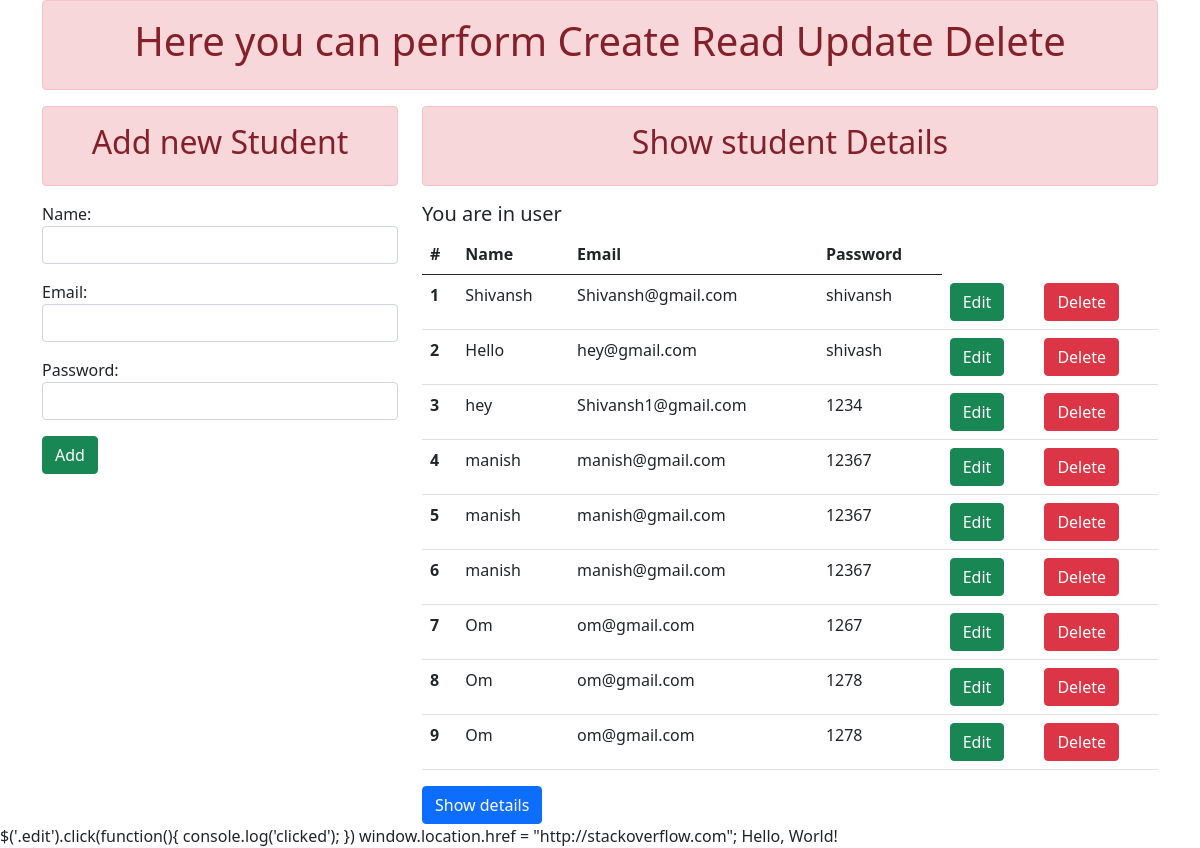
The page / on the database its author committed.
### enroll/models.py (models this page shows)
class User(models.Model):
    id =models.AutoField(primary_key=True)
    name=models.CharField(max_length=70)
    email=models.EmailField(max_length=80)
    password=models.CharField(max_length=90)

### enroll/views.py (the view)
# urls.py: path('',views.index,name='home')
def index(request):
    if request.method=='POST':
        fm=StudentRegistration(request.POST)
        if fm.is_valid():
            fm.save()
            users=User.objects.all()
            print(users)
            fm=StudentRegistration()
    else :
        fm=StudentRegistration()
        users=User.objects.all()
    return render(request,'enroll/addnew.html',{'form':fm,'users':users})

### enroll/forms.py
class StudentRegistration(forms.ModelForm):
    class Meta:
        model=User
        fields=['id','name','email','password']
        widgets={
        'name' : forms.TextInput(attrs={'class':'form-control'}),
        'email' : forms.EmailInput(attrs={'class':'form-control'}),
        'password' : forms.PasswordInput(attrs={'class':'form-control'}),
        }

### enroll/templates/enroll/addnew.html
{% extends "enroll/base.html" %} {% block body %}
<div class="container">
  <div class="text-center alert alert-danger">
    <h1>Here you can perform Create Read Update Delete</h1>
  </div>
  <div class="row">
    <div class="col-sm-4">
      <div class="text-center alert alert-danger">
        <h2>Add new Student</h2>
      </div>
      <form method="POST">
        {% csrf_token %} {{form.as_p}}
        <button type="submit" class="btn btn-success">Add</button>
      </form>
    </div>
    <div class="col-sm-8">
      <div class="text-center alert alert-danger">
        <h2>Show student Details</h2>
      </div>
      {% if users %}
      <h5>You are in user</h5>
      <table class="table">
        <thead>
          <tr>
            <th scope="col">#</th>
            <th scope="col">Name</th>
            <th scope="col">Email</th>
            <th scope="col">Password</th>
          </tr>
        </thead>
        <tbody>
          {% for user in users %}
          <tr>
            <div class="user" id="user" +{{user.id}}>
              <th scope="row">{{user.id}}</th>
              <td>{{user.name}}</td>
              <td>{{user.email}}</td>
              <td>{{user.password}}</td>
              <td>
                <button class="btn btn-success edit" id="edit" +{{user.id}}>
                  Edit
                </button>
              </td>
              <td>
                <button class="btn btn-danger del" id="del" +{{user.id}}>
                  Delete
                </button>
              </td>
            </div>
          </tr>
          {% endfor %}
        </tbody>
      </table>
      {% else %}
      <h6>No records of Students are found</h6>
      {% endif %}
      <button class="btn btn-primary" id="show">Show details</button>
    </div>
  </div>
</div>
{% block js %} $('.edit').click(function(){ console.log('clicked'); })
window.location.href = "http://stackoverflow.com";
{% endblock %} {% endblock %}

### enroll/templates/enroll/base.html (shortened to what this page needs)
<!DOCTYPE html>
{% load static %}
<html lang="en">
  <head>
    <link rel="stylesheet" href="{% static 'enroll/css/bootstrap.min.css' %}" />
  </head>
  <body>
    {% block body %} {% endblock %}
  </body>
</html>

### rows shown on the page
User: id "1", name "Shivansh", email "Shivansh@gmail.com", password "shivansh"
User: id "2", name "Hello", email "hey@gmail.com", password "shivash"
User: id "3", name "hey", email "Shivansh1@gmail.com", password "1234"
User: id "4", name "manish", email "manish@gmail.com", password "12367"
User: id "5", name "manish", email "manish@gmail.com", password "12367"
User: id "6", name "manish", email "manish@gmail.com", password "12367"
User: id "7", name "Om", email "om@gmail.com", password "1267"
User: id "8", name "Om", email "om@gmail.com", password "1278"
User: id "9", name "Om", email "om@gmail.com", password "1278"
